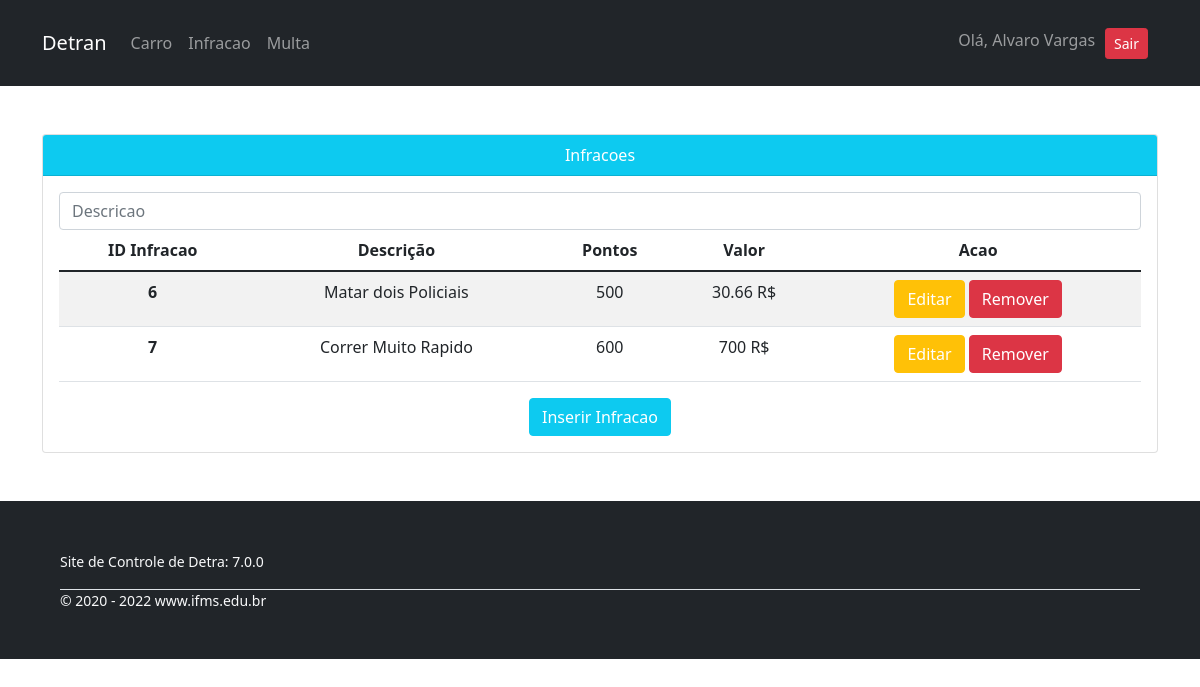
/infracoes/ (signed in), run on the app's committed database.
### tables this page shows
CREATE TABLE `tb_infracao` (
  `idtb_infracao` int(10) UNSIGNED NOT NULL,
  `descricao` varchar(200) NOT NULL,
  `pontos` int(11) NOT NULL,
  `valor` double NOT NULL
);

### app/Controllers/Infracoes.php (called while the page is built, shortened)
<?php
class Infracoes extends Controller
{
    private $infracaoServer;
    public function __construct()
    {
        $this->infracaoServer = $this->server('Infracao');
    }
    public function index()
    {
        $dados = $this->infracaoServer->getAllInfracoes();
        $this->view('paginas/viewInfracao', $dados);
    }
}

### app/Libraries/Rota.php (called while the page is built, shortened)
<?php
    class Rota{
        private $metodo = 'index';
        public function __construct(){
            $url = $this->url();
            unset($url[0]);
            $this->controlador = new $this->controlador;
            $this->parametros = $url ? array_values($url) : [];
            call_user_func_array([$this->controlador, $this->metodo], $this->parametros);
        }
        private function url(){
            $url = filter_input(INPUT_GET, 'url', FILTER_SANITIZE_URL);
            if(isset($url)):
                $url = trim(rtrim($url, '/'));
                $url = explode('/', $url);
                return $url;
            endif;
        }
    }
?>

### app/Libraries/Database.php (called while the page is built, shortened)
<?php
    class Database{
        private $host = 'localhost';
        private $user = 'root';
        private $senha = '';
        private $base = 'detran';
        private $porta = '3306';
        private $dbh;
        private $stmt;
        public function __construct(){
            $dsn = "mysql:host=".$this->host.";port=".$this->porta.";dbname=".$this->base;
            $opcoes = [
                PDO::ATTR_PERSISTENT => true,
                PDO::ATTR_ERRMODE => PDO::ERRMODE_EXCEPTION
            ];
            try {
                $this->dbh = new PDO($dsn, $this->user, $this->senha, $opcoes);
            } catch (PDOException $e) {
                print "Error!: " . $e->getMessage() . "<br/>";
                die();
            }
        }
        public function query($sql){
            $this->stmt = $this->dbh->prepare($sql);
        }
        public function executar(){
            return $this->stmt->execute();
        }
        public function resultados(){
            $this->executar();
            return $this->stmt->fetchALL(PDO::FETCH_OBJ);
        }
    }
?>

### app/Servers/serverInfracao.php (called while the page is built, shortened)
<?php
class serverInfracao extends Controller
{
    private $db;
    public function __construct()
    {
        $this->db = new Database();
    }
    public function getAllInfracoes()
    {
        $this->db->query("SELECT * FROM `tb_infracao`");
        return $this->db->resultados();
    }
}

### app/Views/paginas/viewInfracao.php (the view, shortened to what this page needs)
<div class="container py-5 text-center">
    <div class="card">
        <div class="card-header bg-info text-white">
            Infracoes
        </div>
        <div class="card-body">
            <form action="<?= URL ?>/infracoes/search" class="form-inline my-2 my-md-0" method="POST">
                <input name="descricao" class="form-control" placeholder="Descricao">
            </form>
            <table class="table table-striped">
                <thead>
                    <tr>
                        <th scope="col">ID Infracao</th>
                        <th scope="col">Descrição</th>
                        <th scope="col">Pontos</th>
                        <th scope="col">Valor</th>
                        <th scope="col">Acao</th>
                    </tr>
                </thead>
                <tbody>
                    <?php foreach ($dados as $infracao) : ?>
                        <tr>
                            <th scope="row"><?= $infracao->idtb_infracao ?></th>
                            <td><?= $infracao->descricao ?></td>
                            <td><?= $infracao->pontos ?></td>
                            <td><?= $infracao->valor." R$" ?></td>
                            <td>
                                <a class="btn btn-warning text-white" href="<?= URL ?>/infracoes/edit/<?= $infracao->idtb_infracao ?>">Editar</a>
                                <a class="btn btn-danger" href="<?= URL ?>/infracoes/remove/<?= $infracao->idtb_infracao ?>">Remover</a>
                            </td>
                        </tr>
                    <?php endforeach ?>
                </tbody>
            </table>
            <a class="btn btn-info btn-block text-white" href="<?= URL ?>/infracoes/insert">Inserir Infracao</a>
        </div>
    </div>
</div>

### public/css/container.css (style rules this page uses)
body { margin: 0; width: 100%; }

### data on the page
tb_infracao: idtb_infracao "6", descricao "Matar dois Policiais", pontos "500", valor "30.66"
tb_infracao: idtb_infracao "7", descricao "Correr Muito Rapido", pontos "600", valor "700"

### other printed values
$_SESSION['usuario_nome'] "Alvaro Vargas"
APP_VERSAO "7.0.0"
